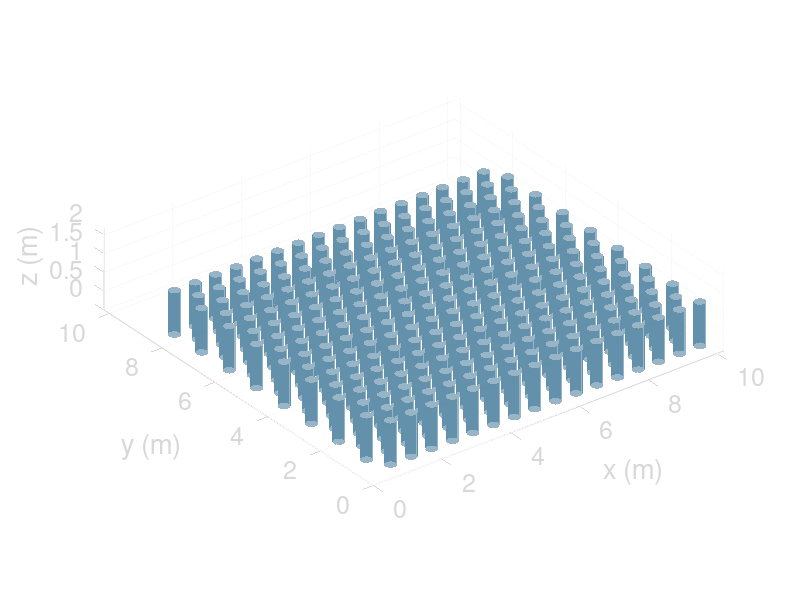

Source code (MATLAB):
% hex -- base script for hex grid
% ~ Mark J. Duvall ~ mjduvall@hawaii.edu ~ 05/2022 ~ %

%Copyright (C) 2022 Mark J. Duvall / T. Rocks Science
%
%    This program is free software: you can redistribute it and/or modify
%    it under the terms of the GNU General Public License as published by
%    the Free Software Foundation, either version 3 of the License, or
%    (at your option) any later version.
%
%    This program is distributed in the hope that it will be useful,
%    but WITHOUT ANY WARRANTY; without even the implied warranty of
%    MERCHANTABILITY or FITNESS FOR A PARTICULAR PURPOSE.  See the
%    GNU General Public License for more details.
%
%    You should have received a copy of the GNU General Public License
%    along with this program.  If not, see <http://www.gnu.org/licenses/>.

% general init
f = figure;
ax = axes;
% D = 25.4; %% SET SCALE: diameter in mm (for RAT-PAC compatibility)
% D = .0254; %% SET SCALE: diameter in m
D = .3; %% SET SCALE: diameter in m
S = 2 * D; % spacing
r = [1 1] * 0.5 * D; % tube radius
X = zeros(1,6);
Y = X;
% L = 1000/2.54 * D; % tube height / tube diameter
L = 10/2.54 * D; % tube height / tube diameter
% L = 10; % for development

% array size
maxrc_default = 16;
b_maxrc = exist('maxrc');
if b_maxrc ~= 0
  maxrows = maxrc;
  maxcols = maxrc;
else
  maxrows = maxrc_default;
  maxcols = maxrc_default;
endif


% dummy column
[x y z] = cylinder(r);
z = L * z;
% s0 = surfl(x,y,z);
hold on

% MAIN
for row = [1:maxrows]
  for col = [1:maxcols]
    if ( mod(row,2) == 0 )
      X(col) = S * col;
    else
      X(col) = S * col + S/2;
    endif
    Y(row) = S * row * sqrt(3)/2;
    s(row,col) = surfl( x + X(col), y + Y(row), z);
  end
end

% adjust plot
view(3)
grid on
xlim([0 (row+1)*S])
ylim([0 (col+1)*S])
zlim([0 L+1])
set(ax, 'dataaspectratio', [1 1 1])
set(s, 'facealpha', 0.5)
set(s, 'linestyle', 'none')
whitebg;

% annotations
set(gca, 'fontsize', 18)
titstr = sprintf("FOREST Array (%dx%d)", maxrows, maxcols);
T = title(titstr);
set(T, 'color', 'w')
xlabel 'x (m)'
ylabel 'y (m)'
zlabel 'z (m)'

% enable camera rotation for mouse
rotate3d on

% all pau!   )
